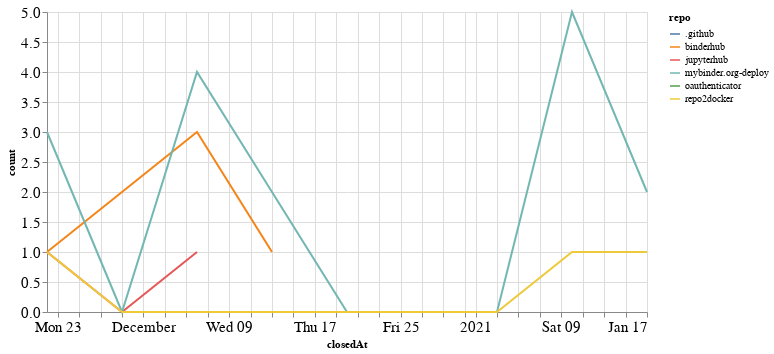

This figure's notebook cell:
### Code cell
closed_by_time = closed_by.groupby('repo').resample('W', on='closedAt').count()['author'].reset_index()
closed_by_time = closed_by_time.rename(columns={'author': 'count'})

alt.Chart(closed_by_time, width=600).mark_line().encode(
    x='closedAt',
    y='count',
    color='repo',
    tooltip="repo"
)

### Figure 1 — Vega-Lite specification as saved in the notebook (floating-point values rounded to 4 significant figures)
{"config": {"axisLeft": {"labelFontSize": 15}, "axisBottom": {"labelFontSize": 15}}, "data": {"name": "data-627c7f761ceec7bf12a2fae2ad7818e5"}, "mark": "line", "encoding": {"color": {"type": "nominal", "field": "repo"}, "tooltip": {"type": "nominal", "field": "repo"}, "x": {"type": "temporal", "field": "closedAt"}, "y": {"type": "quantitative", "field": "count"}}, "width": 600, "$schema": "https://vega.github.io/schema/vega-lite/v4.8.1.json", "datasets": {"data-627c7f761ceec7bf12a2fae2ad7818e5": [{"repo": ".github", "closedAt": "2020-12-06T00:00:00", "count": 1}, {"repo": "binderhub", "closedAt": "2020-11-22T00:00:00", "count": 1}, {"repo": "binderhub", "closedAt": "2020-11-29T00:00:00", "count": 2}, {"repo": "binderhub", "closedAt": "2020-12-06T00:00:00", "count": 3}, {"repo": "binderhub", "closedAt": "2020-12-13T00:00:00", "count": 1}, {"repo": "jupyterhub", "closedAt": "2020-11-22T00:00:00", "count": 1}, {"repo": "jupyterhub", "closedAt": "2020-11-29T00:00:00", "count": 0}, {"repo": "jupyterhub", "closedAt": "2020-12-06T00:00:00", "count": 1}, {"repo": "mybinder.org-deploy", "closedAt": "2020-11-22T00:00:00", "count": 3}, {"repo": "mybinder.org-deploy", "closedAt": "2020-11-29T00:00:00", "count": 0}, {"repo": "mybinder.org-deploy", "closedAt": "2020-12-06T00:00:00", "count": 4}, {"repo": "mybinder.org-deploy", "closedAt": "2020-12-13T00:00:00", "count": 2}, {"repo": "mybinder.org-deploy", "closedAt": "2020-12-20T00:00:00", "count": 0}, {"repo": "mybinder.org-deploy", "closedAt": "2020-12-27T00:00:00", "count": 0}, {"repo": "mybinder.org-deploy", "closedAt": "2021-01-03T00:00:00", "count": 0}, {"repo": "mybinder.org-deploy", "closedAt": "2021-01-10T00:00:00", "count": 5}, {"repo": "mybinder.org-deploy", "closedAt": "2021-01-17T00:00:00", "count": 2}, {"repo": "oauthenticator", "closedAt": "2020-11-22T00:00:00", "count": 1}, {"repo": "repo2docker", "closedAt": "2020-11-22T00:00:00", "count": 1}, {"repo": "repo2docker", "closedAt": "2020-11-29T00:00:00", "count": 0}, {"repo": "repo2docker", "closedAt": "2020-12-06T00:00:00", "count": 0}, {"repo": "repo2docker", "closedAt": "2020-12-13T00:00:00", "count": 0}, {"repo": "repo2docker", "closedAt": "2020-12-20T00:00:00", "count": 0}, {"repo": "repo2docker", "closedAt": "2020-12-27T00:00:00", "count": 0}, {"repo": "repo2docker", "closedAt": "2021-01-03T00:00:00", "count": 0}, {"repo": "repo2docker", "closedAt": "2021-01-10T00:00:00", "count": 1}, {"repo": "repo2docker", "closedAt": "2021-01-17T00:00:00", "count": 1}]}}
